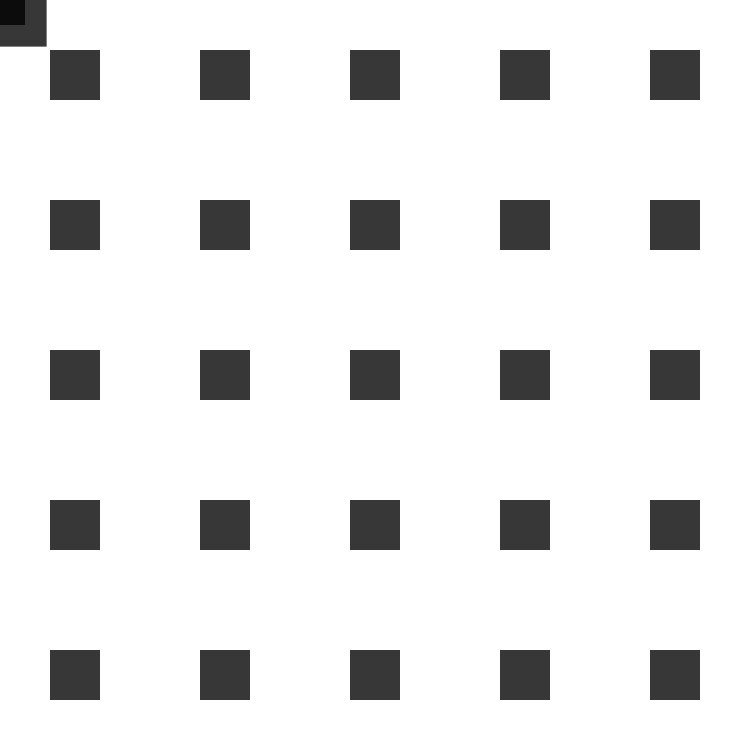
Frame 1 (no input)
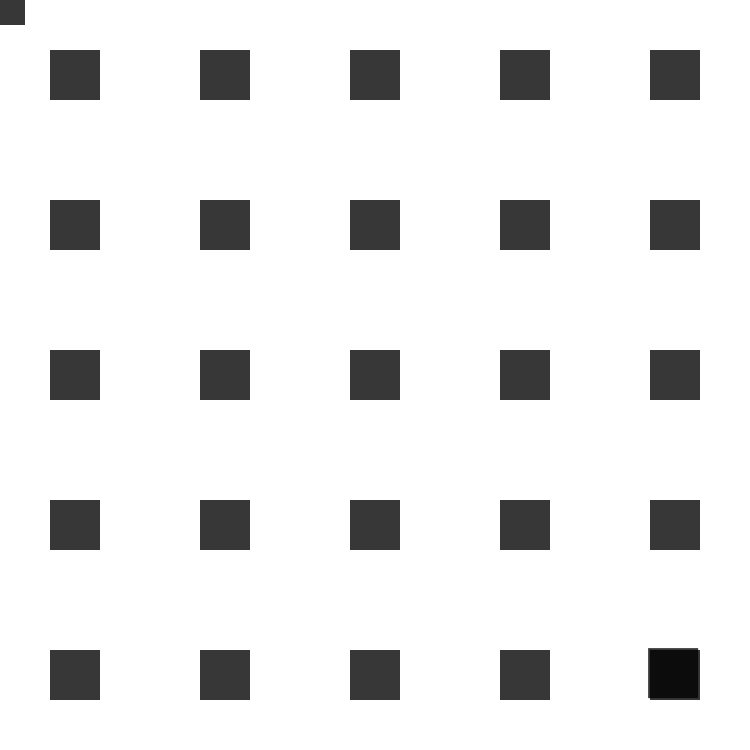
Frame 60 (the mouse pressed at the canvas centre just before this capture)
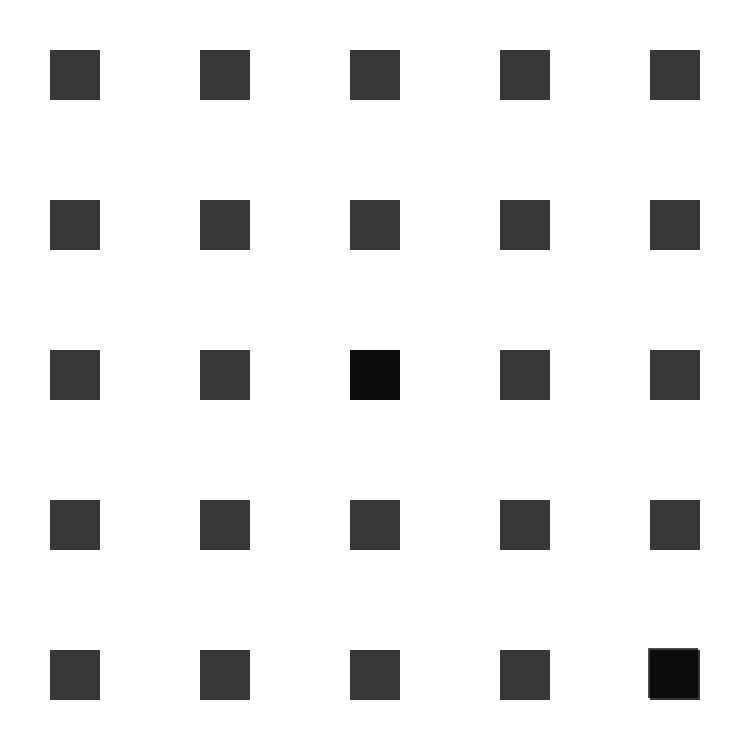
Frame 120 (the mouse held since frame 60 and released just before this capture)

The Processing sketch that drew these frames (run headless with seeded random() and noise(); from frame 60 on, the mouse is pressed at the canvas centre):

// Processing sketch: processing_6355
// ── processing_6355.pde

float y,x, Y,X;
int s = 50;

void setup()
{
  size(750,750);
  smooth();
  noStroke();
  frameRate(20);
}

void draw()
{
  background(255);
  fill(0,0,0,200);
  

  
  for( X = s; X < width; X+=s*3)
  {
    for( Y = s ; Y < height; Y+=s*3)
    {
      rect (X , Y , s ,s);
      println(x);
     
    }
  }
 
  x = x + (( mouseX - width/2 )  * 0.009) ;
  y = y + (( mouseY - height/2) * 0.009)  ;
  
  
  //int specialX = mouseX - (mouseX % s);
  //int specialY = mouseY - (mouseY % s);

  rect(x, y, s, s);
  



  rect ( mouseX - s/2, mouseY - s/2, s ,s);
  
  
  if ( x >= width + s)
  {
    x = 0 -s;
  }
  
  if ( x <= 0 - s)
  {
    x = width + s * 1.00001;
  }
  
  if ( y >= height + s)
  {
    y = 0 -s;
  }
  
  if ( y <= 0 - s)
  {
    y = height + s * 1.00001;
  }
  
  
  
} 
